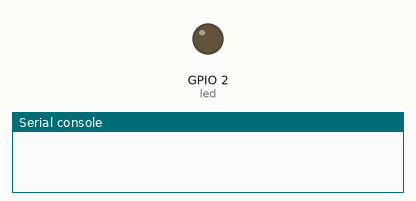
Recording of a program running on a simulated ESP32 board running MicroPython. Parts: output pins drawn as LEDs (lit = HIGH), the last lines printed to the serial console. WiFi joins after 1.5 s. At 1.5 s the program stops and its outputs stay as they are.

Above: at 0.1 s.
At 1.6 s:
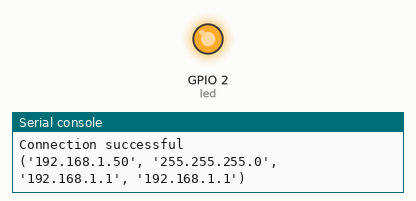
Timing chart, 0 to 3.0 s (numbered marks = the images above):
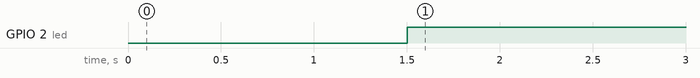

The program:

bootAddress.py
```python
try:
  import usocket as socket
except:
  import socket

from machine import Pin
import network
import time

import esp
esp.osdebug(None)

import gc
gc.collect()

ssid = 'Tucklyz'
password = 'pond17399'

station = network.WLAN(network.STA_IF)

station.active(True)
station.connect(ssid, password)

while station.isconnected() == False:
  time.sleep_ms(500)

print('Connection successful')
print(station.ifconfig())

led = Pin(2, Pin.OUT)
led.on()
```

Measured:
- by itself, GPIO 2 (led): LOW → HIGH at 1.5 s
